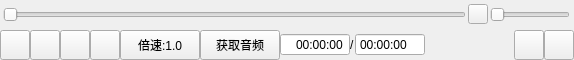
<?xml version="1.0" encoding="UTF-8"?>
<ui version="4.0">
 <class>CtrlBar</class>
 <widget class="QWidget" name="CtrlBar">
  <property name="geometry">
   <rect>
    <x>0</x>
    <y>0</y>
    <width>574</width>
    <height>60</height>
   </rect>
  </property>
  <property name="maximumSize">
   <size>
    <width>16777215</width>
    <height>60</height>
   </size>
  </property>
  <property name="windowTitle">
   <string>Form</string>
  </property>
  <layout class="QVBoxLayout" name="verticalLayout">
   <property name="spacing">
    <number>0</number>
   </property>
   <property name="leftMargin">
    <number>0</number>
   </property>
   <property name="topMargin">
    <number>0</number>
   </property>
   <property name="rightMargin">
    <number>0</number>
   </property>
   <property name="bottomMargin">
    <number>0</number>
   </property>
   <item>
    <widget class="QWidget" name="PlaySliderBgWidget" native="true">
     <layout class="QHBoxLayout" name="horizontalLayout">
      <property name="spacing">
       <number>0</number>
      </property>
      <property name="leftMargin">
       <number>3</number>
      </property>
      <property name="topMargin">
       <number>0</number>
      </property>
      <property name="rightMargin">
       <number>0</number>
      </property>
      <property name="bottomMargin">
       <number>0</number>
      </property>
      <item>
       <widget class="CustomSlider" name="PlaySlider">
        <property name="maximum">
         <number>65536</number>
        </property>
        <property name="orientation">
         <enum>Qt::Orientation::Horizontal</enum>
        </property>
       </widget>
      </item>
      <item>
       <widget class="QWidget" name="VolumeBgWidget" native="true">
        <property name="maximumSize">
         <size>
          <width>108</width>
          <height>25</height>
         </size>
        </property>
        <layout class="QHBoxLayout" name="horizontalLayout_3">
         <property name="spacing">
          <number>0</number>
         </property>
         <property name="leftMargin">
          <number>0</number>
         </property>
         <property name="topMargin">
          <number>0</number>
         </property>
         <property name="rightMargin">
          <number>0</number>
         </property>
         <property name="bottomMargin">
          <number>0</number>
         </property>
         <item>
          <widget class="QPushButton" name="VolumeBtn">
           <property name="minimumSize">
            <size>
             <width>20</width>
             <height>20</height>
            </size>
           </property>
           <property name="maximumSize">
            <size>
             <width>20</width>
             <height>20</height>
            </size>
           </property>
           <property name="text">
            <string/>
           </property>
          </widget>
         </item>
         <item>
          <widget class="CustomSlider" name="VolumeSlider">
           <property name="minimumSize">
            <size>
             <width>80</width>
             <height>25</height>
            </size>
           </property>
           <property name="maximumSize">
            <size>
             <width>80</width>
             <height>25</height>
            </size>
           </property>
           <property name="orientation">
            <enum>Qt::Orientation::Horizontal</enum>
           </property>
          </widget>
         </item>
        </layout>
       </widget>
      </item>
     </layout>
    </widget>
   </item>
   <item>
    <layout class="QHBoxLayout" name="CtrlBtnLayout">
     <property name="spacing">
      <number>0</number>
     </property>
     <item>
      <widget class="QPushButton" name="PlayOrPauseBtn">
       <property name="minimumSize">
        <size>
         <width>30</width>
         <height>30</height>
        </size>
       </property>
       <property name="maximumSize">
        <size>
         <width>30</width>
         <height>30</height>
        </size>
       </property>
       <property name="text">
        <string/>
       </property>
      </widget>
     </item>
     <item>
      <widget class="QPushButton" name="OverPlayBtn">
       <property name="minimumSize">
        <size>
         <width>30</width>
         <height>30</height>
        </size>
       </property>
       <property name="maximumSize">
        <size>
         <width>30</width>
         <height>30</height>
        </size>
       </property>
       <property name="text">
        <string/>
       </property>
      </widget>
     </item>
     <item>
      <widget class="QPushButton" name="BackBtn">
       <property name="minimumSize">
        <size>
         <width>30</width>
         <height>30</height>
        </size>
       </property>
       <property name="maximumSize">
        <size>
         <width>30</width>
         <height>30</height>
        </size>
       </property>
       <property name="text">
        <string/>
       </property>
      </widget>
     </item>
     <item>
      <widget class="QPushButton" name="NextBtn">
       <property name="minimumSize">
        <size>
         <width>30</width>
         <height>30</height>
        </size>
       </property>
       <property name="maximumSize">
        <size>
         <width>30</width>
         <height>30</height>
        </size>
       </property>
       <property name="text">
        <string/>
       </property>
      </widget>
     </item>
     <item>
      <widget class="QPushButton" name="SpeedBtn">
       <property name="minimumSize">
        <size>
         <width>30</width>
         <height>30</height>
        </size>
       </property>
       <property name="maximumSize">
        <size>
         <width>100</width>
         <height>30</height>
        </size>
       </property>
       <property name="text">
        <string>倍速:1.0</string>
       </property>
      </widget>
     </item>
     <item>
      <widget class="QPushButton" name="ExtractAudioBtn">
       <property name="minimumSize">
        <size>
         <width>30</width>
         <height>30</height>
        </size>
       </property>
       <property name="maximumSize">
        <size>
         <width>100</width>
         <height>30</height>
        </size>
       </property>
       <property name="text">
        <string>获取音频</string>
       </property>
      </widget>
     </item>
     <item>
      <widget class="QTimeEdit" name="VideoPlayTimeTimeEdit">
       <property name="minimumSize">
        <size>
         <width>70</width>
         <height>0</height>
        </size>
       </property>
       <property name="maximumSize">
        <size>
         <width>70</width>
         <height>16777215</height>
        </size>
       </property>
       <property name="alignment">
        <set>Qt::AlignmentFlag::AlignRight|Qt::AlignmentFlag::AlignTrailing|Qt::AlignmentFlag::AlignVCenter</set>
       </property>
       <property name="readOnly">
        <bool>true</bool>
       </property>
       <property name="buttonSymbols">
        <enum>QAbstractSpinBox::ButtonSymbols::NoButtons</enum>
       </property>
       <property name="displayFormat">
        <string>HH:mm:ss</string>
       </property>
      </widget>
     </item>
     <item>
      <widget class="QLabel" name="TimeSplitLabel">
       <property name="maximumSize">
        <size>
         <width>8</width>
         <height>16777215</height>
        </size>
       </property>
       <property name="text">
        <string>/</string>
       </property>
      </widget>
     </item>
     <item>
      <widget class="QTimeEdit" name="VideoTotalTimeTimeEdit">
       <property name="minimumSize">
        <size>
         <width>70</width>
         <height>0</height>
        </size>
       </property>
       <property name="maximumSize">
        <size>
         <width>70</width>
         <height>16777215</height>
        </size>
       </property>
       <property name="readOnly">
        <bool>true</bool>
       </property>
       <property name="buttonSymbols">
        <enum>QAbstractSpinBox::ButtonSymbols::NoButtons</enum>
       </property>
       <property name="displayFormat">
        <string>HH:mm:ss</string>
       </property>
      </widget>
     </item>
     <item>
      <spacer name="horizontalSpacer">
       <property name="orientation">
        <enum>Qt::Orientation::Horizontal</enum>
       </property>
       <property name="sizeHint" stdset="0">
        <size>
         <width>40</width>
         <height>20</height>
        </size>
       </property>
      </spacer>
     </item>
     <item>
      <widget class="QPushButton" name="PlayListCtlBtn">
       <property name="minimumSize">
        <size>
         <width>30</width>
         <height>30</height>
        </size>
       </property>
       <property name="maximumSize">
        <size>
         <width>30</width>
         <height>30</height>
        </size>
       </property>
       <property name="text">
        <string/>
       </property>
      </widget>
     </item>
     <item>
      <widget class="QPushButton" name="SettingBtn">
       <property name="minimumSize">
        <size>
         <width>30</width>
         <height>30</height>
        </size>
       </property>
       <property name="maximumSize">
        <size>
         <width>30</width>
         <height>30</height>
        </size>
       </property>
       <property name="text">
        <string/>
       </property>
      </widget>
     </item>
    </layout>
   </item>
  </layout>
 </widget>
 <customwidgets>
  <customwidget>
   <class>CustomSlider</class>
   <extends>QSlider</extends>
   <header>customslider.h</header>
  </customwidget>
 </customwidgets>
 <resources/>
 <connections/>
</ui>
